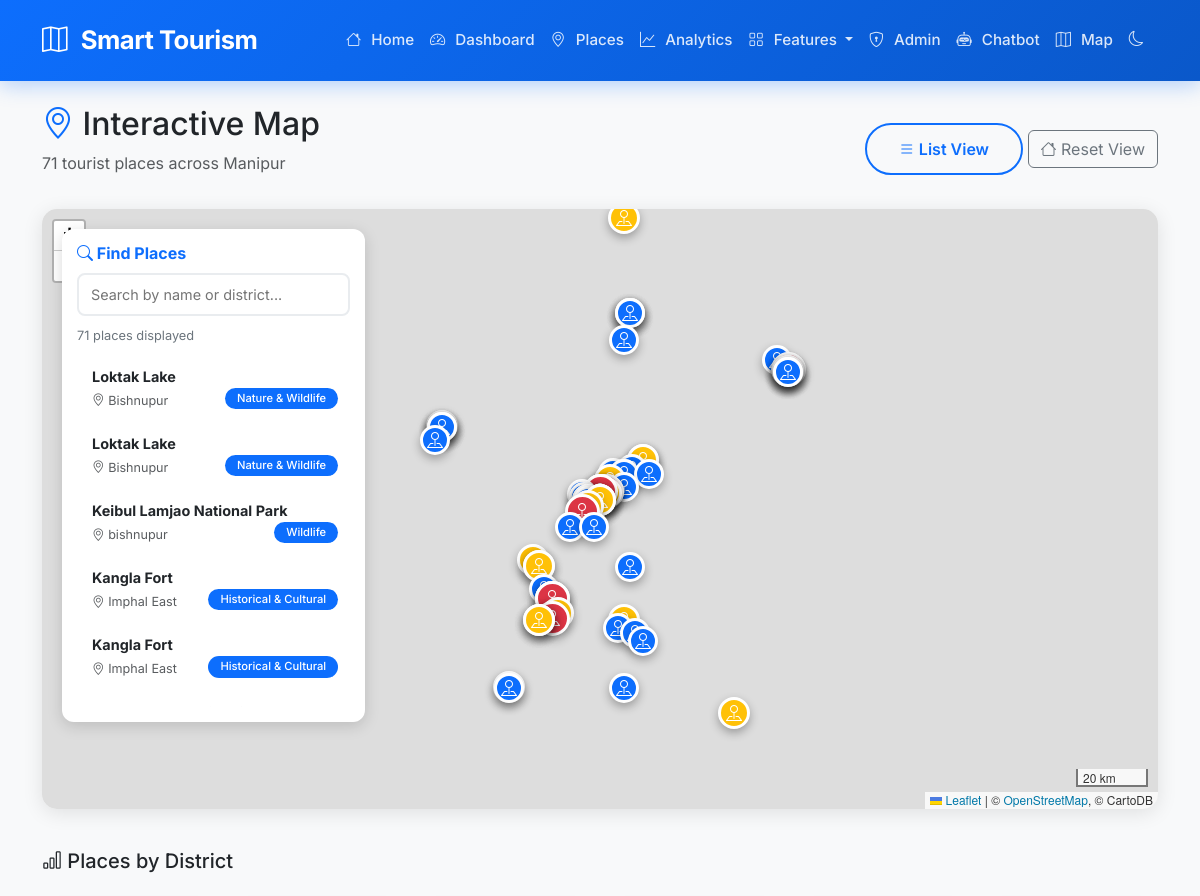
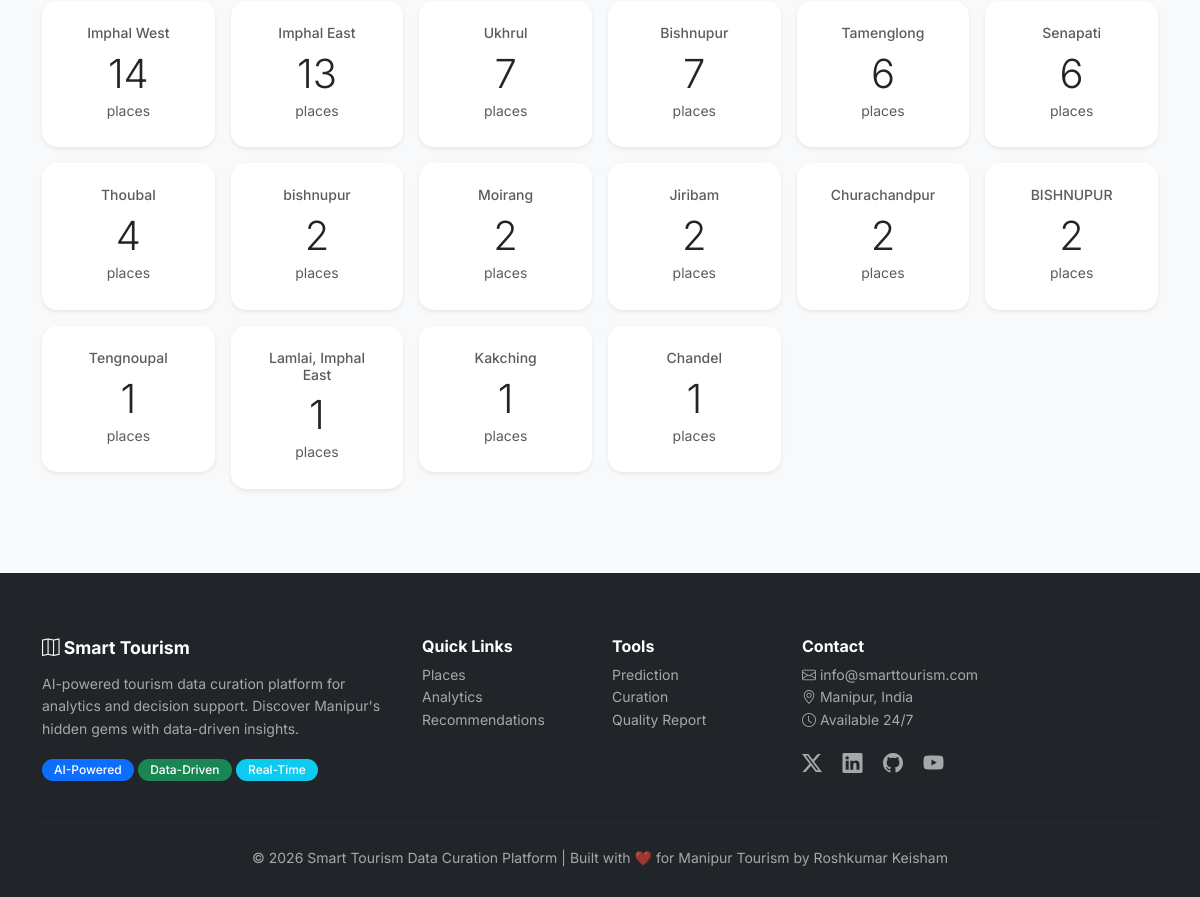
The page /map on the database its author committed (2 pictures, top to bottom).
### tables this page shows
CREATE TABLE "tourist_places" (
"place_id" TEXT,
  "place_name" TEXT,
  "district" TEXT,
  "category" TEXT,
  "description" TEXT,
  "latitude" REAL,
  "longitude" REAL,
  "address" TEXT,
  "entry_fee_inr" REAL,
  "opening_time" TEXT,
  "closing_time" TEXT,
  "best_season" TEXT,
  "visit_duration_hours" REAL,
  "popularity_level" TEXT,
  "family_friendly" TEXT,
  "adventure_level" TEXT,
  "accessibility" TEXT,
  "parking_available" TEXT,
  "washroom_available" TEXT,
  "wheelchair_accessible" TEXT,
  "official_website" TEXT,
  "image_url" TEXT,
  "status" TEXT,
  "created_date" TEXT,
  "updated_date" TEXT
);

### app.py (the view)
@app.route('/map')
def interactive_map():
    places_df = get_db_data("""
        SELECT place_id, place_name, district, category,
               latitude, longitude, description, popularity_level,
               entry_fee_inr, best_season
        FROM tourist_places
        WHERE latitude IS NOT NULL AND longitude IS NOT NULL
          AND latitude != 0 AND longitude != 0
    """)
    places = places_df.to_dict('records') if not places_df.empty else []
    district_stats = get_db_data("""
        SELECT district, COUNT(*) as count
        FROM tourist_places
        WHERE latitude IS NOT NULL AND longitude IS NOT NULL
          AND latitude != 0 AND longitude != 0
        GROUP BY district
        ORDER BY count DESC
    """)
    return render_template('map.html',
                           places=places,
                           district_stats=district_stats.to_dict(
                               'records') if not district_stats.empty else [],
                           total_places=len(places)
                           )

### app.py (called while the page is built)
def get_db_data(query, params=None):
    conn = get_db_connection()
    df = pd.read_sql_query(query, conn, params=params)
    conn.close()
    return df

### database/import_csv.py (called while the page is built)
def get_db_connection(db_path='database/tourism_platform.db'):
    conn = sqlite3.connect(db_path)
    conn.row_factory = sqlite3.Row
    return conn

### templates/map.html (shortened to what this page needs)
{% extends "base.html" %}  {% block extra_css %}
<link
  rel="stylesheet"
  href="https://unpkg.com/leaflet@1.9.4/dist/leaflet.css"
/>
<link
  rel="stylesheet"
  href="https://unpkg.com/leaflet-control-geocoder/dist/Control.Geocoder.css"
/>
{% endblock %} {% block content %}
<div class="container py-4">
  <div class="d-flex justify-content-between align-items-center mb-3">
    <div>
      <h2><i class="bi bi-geo-alt text-primary"></i> Interactive Map</h2>
      <p class="text-muted">{{ total_places }} tourist places across Manipur</p>
    </div>
    <div>
      <a href="{{ url_for('places') }}" class="btn btn-outline-primary">
        <i class="bi bi-list"></i> List View
      </a>
      <button onclick="resetMapView()" class="btn btn-outline-secondary">
        <i class="bi bi-house"></i> Reset View
      </button>
    </div>
  </div>
  <div class="map-container">
    <div class="map-controls" id="mapControls">
      <h6><i class="bi bi-search"></i> Find Places</h6>
      <input
        type="text"
        class="search-box"
        id="searchInput"
        placeholder="Search by name or district..."
        onkeyup="filterPlaces()"
      />
      <div class="place-count">
        <span id="filteredCount">{{ total_places }}</span> places displayed
      </div>
      <div id="placeList" style="max-height: 350px; overflow-y: auto">
        {% for place in places %}
        <div
          class="place-item"
          data-place-id="{{ place.place_id }}"
          onclick="zoomToPlace({{ place.latitude }}, {{ place.longitude }}, '{{ place.place_name|escape }}')"
        >
          <strong>{{ place.place_name }}</strong>
          <br />
          <span class="text-muted small">
            <i class="bi bi-geo-alt"></i> {{ place.district }}
          </span>
          <span class="badge bg-primary float-end">{{ place.category }}</span>
        </div>
        {% endfor %}
      </div>
    </div>
    <div id="map"></div>
  </div>
  <div class="row mt-4 g-3">
    <div class="col-12">
      <h5><i class="bi bi-bar-chart"></i> Places by District</h5>
    </div>
    {% for stat in district_stats %}
    <div class="col-md-2 col-4">
      <div class="card shadow-sm border-0 text-center">
        <div class="card-body">
          <h6 class="text-muted small">{{ stat.district }}</h6>
          <p class="display-6 mb-0">{{ stat.count }}</p>
          <small class="text-muted">places</small>
        </div>
      </div>
    </div>
    {% endfor %}
  </div>
</div>
{% endblock %}

### templates/base.html (shortened to what this page needs)
<!doctype html>
<html lang="en">
  <head>
    <link
      href="https://cdn.jsdelivr.net/npm/bootstrap@5.3.0/dist/css/bootstrap.min.css"
      rel="stylesheet"
    />
    <link
      rel="stylesheet"
      href="https://cdn.jsdelivr.net/npm/bootstrap-icons@1.11.3/font/bootstrap-icons.min.css"
    />
    <link
      rel="stylesheet"
      href="{{ url_for('static', filename='css/style.css') }}"
    />
    {% block extra_css %}{% endblock %}
  </head>
  <body>
    <nav class="navbar navbar-expand-lg navbar-dark sticky-top">
      <div class="container">
        <a class="navbar-brand fw-bold" href="{{ url_for('index') }}">
          <i class="bi bi-map"></i> Smart Tourism
        </a>
        <div class="collapse navbar-collapse" id="navbarNav">
          <ul class="navbar-nav ms-auto">
            <li class="nav-item">
              <a
                class="nav-link {% if request.endpoint == 'index' %}active{% endif %}"
                href="{{ url_for('index') }}"
              >
                <i class="bi bi-house"></i> Home
              </a>
            </li>
            <li class="nav-item">
              <a class="nav-link" href="{{ url_for('dashboard') }}">
                <i class="bi bi-speedometer2"></i> Dashboard
              </a>
            </li>
            <li class="nav-item">
              <a
                class="nav-link {% if request.endpoint == 'places' %}active{% endif %}"
                href="{{ url_for('places') }}"
              >
                <i class="bi bi-geo-alt"></i> Places
              </a>
            </li>
            <li class="nav-item">
              <a
                class="nav-link {% if request.endpoint == 'analytics' %}active{% endif %}"
                href="{{ url_for('analytics') }}"
              >
                <i class="bi bi-graph-up"></i> Analytics
              </a>
            </li>
            <li class="nav-item dropdown">
              <a
                class="nav-link dropdown-toggle"
                href="#"
                id="featuresDropdown"
                role="button"
                data-bs-toggle="dropdown"
                aria-expanded="false"
              >
                <i class="bi bi-grid"></i> Features
              </a>
            </li>
            <li class="nav-item">
              {% if session.get('admin_logged_in') %}
              <a
                class="nav-link text-warning"
                href="{{ url_for('admin_dashboard') }}"
              >
                <i class="bi bi-shield-lock-fill"></i> Admin
              </a>
              {% else %}
              <a class="nav-link" href="{{ url_for('admin_login') }}">
                <i class="bi bi-shield-lock"></i> Admin
              </a>
              {% endif %}
            </li>
            <li class="nav-item">
              <a class="nav-link" href="{{ url_for('chatbot_page') }}">
                <i class="bi bi-robot"></i> Chatbot
              </a>
            </li>
            <li class="nav-item">
              <a class="nav-link" href="{{ url_for('interactive_map') }}">
                <i class="bi bi-map"></i> Map
              </a>
            </li>
            <li class="nav-item">
              <button
                id="darkModeToggle"
                class="btn btn-link nav-link border-0"
                style="color: rgba(255, 255, 255, 0.85) !important"
                title="Toggle Dark Mode (Ctrl+/)"
              >
                <i class="bi bi-moon"></i>
              </button>
            </li>
          </ul>
        </div>
      </div>
    </nav>
    <main>{% block content %}{% endblock %}</main>
    <footer class="bg-dark text-white">
      <div class="container">
        <div class="row g-4 py-4">
          <div class="col-md-4">
            <h5 class="fw-bold"><i class="bi bi-map"></i> Smart Tourism</h5>
            <p class="text-muted small">
              AI-powered tourism data curation platform for analytics and
              decision support. Discover Manipur's hidden gems with data-driven
              insights.
            </p>
            <div class="mt-3">
              <span class="badge bg-primary">AI-Powered</span>
              <span class="badge bg-success">Data-Driven</span>
              <span class="badge bg-info">Real-Time</span>
            </div>
          </div>
          <div class="col-md-2">
            <h6 class="fw-bold">Quick Links</h6>
            <ul class="list-unstyled text-muted small">
              <li>
                <a
                  href="{{ url_for('places') }}"
                  class="text-decoration-none text-muted"
                  >Places</a
                >
              </li>
              <li>
                <a
                  href="{{ url_for('analytics') }}"
                  class="text-decoration-none text-muted"
                  >Analytics</a
                >
              </li>
              <li>
                <a
                  href="{{ url_for('recommendations') }}"
                  class="text-decoration-none text-muted"
                  >Recommendations</a
                >
              </li>
            </ul>
          </div>
          <div class="col-md-2">
            <h6 class="fw-bold">Tools</h6>
            <ul class="list-unstyled text-muted small">
              <li>
                <a
                  href="{{ url_for('visitor_prediction') }}"
                  class="text-decoration-none text-muted"
                  >Prediction</a
                >
              </li>
              <li>
                <a
                  href="{{ url_for('curation') }}"
                  class="text-decoration-none text-muted"
                  >Curation</a
                >
              </li>
              <li>
                <a
                  href="{{ url_for('quality_report', dataset='tourist_places') }}"
                  class="text-decoration-none text-muted"
                  >Quality Report</a
                >
              </li>
            </ul>
          </div>
          <div class="col-md-4">
            <h6 class="fw-bold">Contact</h6>
            <ul class="list-unstyled text-muted small">
              <li><i class="bi bi-envelope"></i> info@smarttourism.com</li>
              <li><i class="bi bi-geo-alt"></i> Manipur, India</li>
              <li><i class="bi bi-clock"></i> Available 24/7</li>
            </ul>
            <div class="mt-2">
              <a href="#" class="text-muted me-3"
                ><i class="bi bi-twitter-x fs-5"></i
              ></a>
              <a href="#" class="text-muted me-3"
                ><i class="bi bi-linkedin fs-5"></i
              ></a>
              <a href="#" class="text-muted me-3"
                ><i class="bi bi-github fs-5"></i
              ></a>
              <a href="#" class="text-muted"
                ><i class="bi bi-youtube fs-5"></i
              ></a>
            </div>
          </div>
        </div>
        <hr class="border-secondary" />
        <div class="text-center text-muted small py-2">
          &copy; 2026 Smart Tourism Data Curation Platform | Built with ❤️ for
          Manipur Tourism by Roshkumar Keisham
        </div>
      </div>
    </footer>
  </body>
</html>

### static/css/style.css (style rules this page uses)
:root { --primary-color: #0d6efd; --primary-dark: #0a58ca; --primary-light: #3b8cff; --secondary-color: #6c757d; --success-color: #198754; --danger-color: #dc3545; --warning-color: #ffc107; --info-color: #0dcaf0; --dark-color: #212529; --light-color: #f8f9fa; --gradient-primary: linear-gradient(135deg, #0d6efd, #0a58ca); --gradient-dark: linear-gradient(135deg, #1a1a2e, #16213e); --gradient-hero: linear-gradient(135deg, #f8f9fa 0%, #e9ecef 100%); --shadow-sm: 0 2px 10px rgba(0, 0, 0, 0.05); --shadow-md: 0 4px 20px rgba(0, 0, 0, 0.08); --shadow-lg: 0 10px 40px rgba(0, 0, 0, 0.12); --shadow-xl: 0 20px 60px rgba(0, 0, 0, 0.15); --border-radius-sm: 10px; --border-radius-md: 15px; --border-radius-lg: 20px; --border-radius-xl: 30px; --transition: all 0.3s ease; }
* { margin: 0; padding: 0; box-sizing: border-box; }
body { font-family: 'Inter', -apple-system, BlinkMacSystemFont, 'Segoe UI', Roboto, sans-serif; background-color: #f8f9fa; color: #212529; line-height: 1.6; overflow-x: hidden; }
a { text-decoration: none; transition: var(--transition); }
.navbar { padding: 15px 0; background: var(--gradient-primary) !important; box-shadow: 0 4px 20px rgba(13, 110, 253, 0.3); border-bottom: none; }
.navbar-brand { font-weight: 800; font-size: 1.6rem; letter-spacing: -0.5px; color: #fff !important; }
.navbar-brand i { margin-right: 8px; }
.navbar .nav-link { color: rgba(255, 255, 255, 0.85) !important; font-weight: 500; padding: 8px 16px; border-radius: 8px; transition: var(--transition); font-size: 0.95rem; }
.navbar .nav-link i { margin-right: 6px; }
.btn-outline-primary { border: 2px solid var(--primary-color); color: var(--primary-color); padding: 12px 32px; font-weight: 600; border-radius: 50px; transition: var(--transition); }
.card { border: none; border-radius: var(--border-radius-md); box-shadow: var(--shadow-sm); transition: var(--transition); }
.card-body { padding: 24px; }
footer { background: var(--dark-color) !important; color: #fff; padding: 40px 0 20px; margin-top: 60px; }
footer h5 { font-weight: 700; font-size: 1.1rem; margin-bottom: 15px; }
footer .text-muted { color: rgba(255, 255, 255, 0.6) !important; }
footer a { color: rgba(255, 255, 255, 0.6) !important; transition: var(--transition); }
footer hr { opacity: 0.1; }
.badge { font-weight: 500; padding: 5px 12px; border-radius: 50px; }

### templates/map.html (style rules this page uses)
.map-container { position: relative; border-radius: 15px; overflow: hidden; box-shadow: 0 4px 20px rgba(0, 0, 0, 0.1); }
#map { height: 600px; width: 100%; z-index: 1; }
.map-controls { position: absolute; top: 20px; left: 20px; z-index: 1000; background: white; padding: 15px; border-radius: 12px; box-shadow: 0 4px 15px rgba(0, 0, 0, 0.15); min-width: 200px; max-height: 80vh; overflow-y: auto; }
.map-controls h6 { font-weight: 700; margin-bottom: 10px; color: #0d6efd; }
.map-controls .place-item { padding: 8px 12px; margin-bottom: 5px; border-radius: 8px; cursor: pointer; transition: all 0.3s ease; font-size: 0.9rem; border-left: 3px solid transparent; }
.map-controls .place-item .badge { font-size: 0.7rem; }
.map-controls .search-box { width: 100%; padding: 8px 12px; border: 2px solid #e9ecef; border-radius: 8px; margin-bottom: 10px; font-size: 0.9rem; transition: border-color 0.3s ease; }
.map-controls .place-count { font-size: 0.8rem; color: #6c757d; margin-bottom: 10px; }

### rows shown on the page
tourist_places: place_name "Loktak Lake", district "Bishnupur", category "Nature & Wildlife"
tourist_places: place_name "Loktak Lake", district "Bishnupur", category "Nature & Wildlife"
tourist_places: place_name "Keibul Lamjao National Park", district "bishnupur", category "Wildlife"
tourist_places: place_name "Kangla Fort", district "Imphal East", category "Historical & Cultural"
tourist_places: place_name "Kangla Fort", district "Imphal East", category "Historical & Cultural"

### other values the page prints
{{ total_places }} "71"
{{ stat.district }} "Imphal West" "Imphal East" "Ukhrul" "Bishnupur" "Tamenglong" "Senapati" "Thoubal" "bishnupur" "Moirang" "Jiribam" "Churachandpur" "BISHNUPUR" "Tengnoupal" "Lamlai, Imphal East" "Kakching" "Chandel"
{{ stat.count }} "14" "13" "7" "7" "6" "6" "4" "2" "2" "2" "2" "2" "1" "1" "1" "1"
